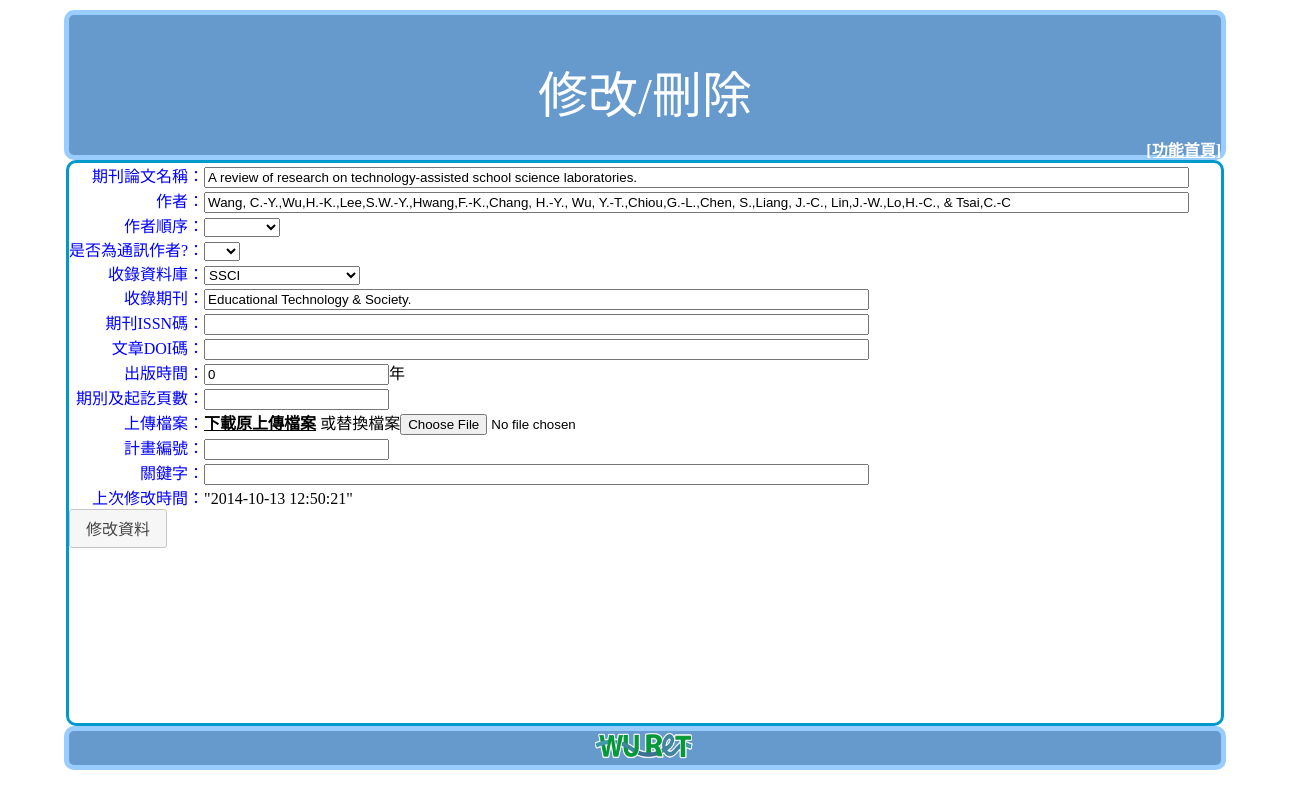
Page /edit/edit1.php?ID=1346 on the committed database.
### tables this page shows
CREATE TABLE IF NOT EXISTS `paper` (
  `ID` int(20) NOT NULL AUTO_INCREMENT,
  `type` varchar(20) NOT NULL,
  `title` varchar(200) NOT NULL,
  `author1` varchar(150) NOT NULL,
  `author2` varchar(16) NOT NULL,
  `author3` varchar(16) NOT NULL,
  `author4` varchar(16) NOT NULL,
  `author5` varchar(16) NOT NULL,
  `authorlist` varchar(16) NOT NULL,
  `authormail` varchar(50) NOT NULL,
  `database` varchar(50) NOT NULL,
  `magazine` varchar(50) NOT NULL,
  `ISSN` varchar(50) NOT NULL,
  `DOI` varchar(50) NOT NULL,
  `year` int(4) NOT NULL,
  `month` int(2) NOT NULL,
  `page` varchar(20) NOT NULL,
  `number` varchar(20) NOT NULL,
  `tag` varchar(150) NOT NULL,
  `meetname` varchar(100) NOT NULL,
  `state` varchar(20) NOT NULL,
  `place` varchar(50) DEFAULT NULL,
  `meetstart` date NOT NULL,
  `meetend` date NOT NULL,
  `testdate` date NOT NULL,
  `from` varchar(20) NOT NULL,
  `study` int(4) NOT NULL,
  `studytype` varchar(20) NOT NULL,
  `bookname` varchar(50) NOT NULL,
  `bookstore` varchar(50) NOT NULL,
  `bookinfo` text NOT NULL,
  `language` varchar(20) NOT NULL,
  `attachment` varchar(150) NOT NULL,
  `update_time` timestamp NOT NULL DEFAULT CURRENT_TIMESTAMP,
  PRIMARY KEY (`ID`)
);

### edit/edit1.php (the view, shortened to what this page needs)
<!DOCTYPE HTML>
<html>
<head>
<link rel="stylesheet" href="../api/reset.css"/>
<link rel="stylesheet" href="../style.css"/>
<link rel="stylesheet" href="api/edit.css"/>
<link rel="stylesheet" href="//ajax.googleapis.com/ajax/libs/jqueryui/1.11.1/themes/redmond/jquery-ui.css">
</head>
<body>
<div id="main">
<div id="top">
  <div id="banner1" style="position:relative;top:40px;text-align:center;font-size:50px;color:white;">修改/刪除
  </div>
  <div id="function" style="width:100%;position:relative;top:50px;text-align:right">
  <a href="../" id="goindex">[功能首頁]</a>
  </div>
</div>
<div id="middle">
	  <?php
       $IIID=$_GET["ID"];
       $get_pic_sql = "SELECT * FROM `paper` WHERE  `ID`='". $IIID."'";
       include('../api/db.php');
	   $get_pic_qry = mysql_query($get_pic_sql, $link) or die(mysql_error());
       $row = mysql_fetch_assoc($get_pic_qry);
       echo '<form name="form" method="post" action="update_finish1.php?ID='.$IIID.'" enctype="multipart/form-data">';
   echo   ' <table  class="detail_table">
        <tr>
          <th align="right" class="table_title" ><p>期刊論文名稱：</p></th>
          <td colspan="5"><input type="text" name="title" value="'.$row['title'].'" size="120"></td>
        </tr>
        <tr>
          <th align="right" class="table_title" >作者：</p></th>
          <td colspan="1"><input type="text" name="author1" value="'.$row['author1'].'" size="120"></td>
        </tr>
        <tr>
          <th align="right" ><p>作者順序：</p></th>
          <td colspan="5">
            <select id="authorlist" name="authorlist" >';
            $arrayName = array( "" ,
                                "第一作者" ,
                                "第二作者" ,
                                "第三作者" ,
                                "其他作者" ,
                               );
            foreach ($arrayName as $key => $value) {
              if($row['authorlist']==$value){
                echo '<option value="'.$value.'" selected>'.$value.'</option>';
              }else{
                echo '<option value="'.$value.'">'.$value.'</option>';
              }
            }
  echo   '  </select>
          </td>
        </tr>
        <tr>
          <th align="right" ><p>是否為通訊作者?：</p></th>
          <td colspan="5">
            <select id="authorlist" name="authormail">';
            $arrayName = array( "" ,
                                "是" ,
                                "否" ,
                               );
            foreach ($arrayName as $key => $value) {
              if($row['authormail']==$value){
                echo '<option value="'.$value.'" selected>'.$value.'</option>';
              }else{
                echo '<option value="'.$value.'">'.$value.'</option>';
              }
            }
  echo   '   </select>
          </td>
        </tr>
        <tr>
          <th align="right" ><p>收錄資料庫：</p></th>
          <td colspan="5">
            <select id="database" name="database" value="'.$row['database'].'">';
             $arrayName = array( "" ,
                                "SCI" ,
                                "SSCI" ,
                                "A&HCI" ,
                                "TSSCI" ,
                                "THCI" ,
                                "EI" ,
                                "科技部認定之核心期刊" ,
                               );
            foreach ($arrayName as $key => $value) {
              if($row['database']==$value){
                echo '<option value="'.$value.'" selected>'.$value.'</option>';
              }else{
                echo '<option value="'.$value.'">'.$value.'</option>';
              }
            }
echo   '   </select>
          </td>
        </tr>
        <tr>
          <th align="right" ><p>收錄期刊：</p></th>
          <td colspan="5"><input type="text" size="80" name="magazine" value="'.$row['magazine'].'"></td>
        </tr>
        <tr>
          <th align="right" ><p>期刊ISSN碼：</p></th>
          <td colspan="5"><input type="text" size="80" name="ISSN" value="'.$row['ISSN'].'"></td>
        </tr>
        <tr>
          <th align="right"><p>文章DOI碼：</p></th>
          <td colspan="5"><input type="text" size="80" name="DOI" value="'.$row['DOI'].'" ></td>
        </tr>
        <tr>
          <th align="right" ><p>出版時間：</p></th>
          <td ><input type="number"  name="year" min="1911" value="'.$row['year'].'">年</td>
        </tr>
        <tr>
          <th align="right" ><p>期別及起訖頁數：</p></th>
          <td colspan="5"><input type="text" name="page" value="'.$row['page'].'"></td>
        </tr>
        <tr>';
        $filefile=explode ('..',$row['attachment']);
        $filestyle=explode ('.',$filefile[1]);
        $filename=explode ('file/',$filestyle[0]);
        if($filestyle[1]==''){
          echo '
          <th align="right" ><p>上傳檔案：</p></td>
          <td colspan="5"><input type="file" name="myfile" size="50" value="'.$row['attachment'].'">
            <input type="text" name="fileSN" value="'.$filename[1].'" style="display: none;"></td>
          ';
        }else{
          $tttt='<a class="btn" type="button" href="'.$row['attachment'].'" style="color: #000;">下載原上傳檔案</a><span> 或替換檔案</span>';
          echo '
          <th align="right" ><p>上傳檔案：</p></td>
          <td colspan="5">'.$tttt.'<input type="file" name="myfile" size="50" value="'.$row['attachment'].'">
              <input type="text" name="fileSN" value="'.$filename[1].'" style="display: none;"></td>
          </td>
          ';
        }
        echo '
        </tr>
        <tr>
          <th align="right" ><p>計畫編號：</p></th>
          <td colspan="5"><input type="text" name="number" value="'.$row['number'].'"></td>
        </tr>
        <tr>
          <th align="right" ><p>關鍵字：</p></th>
          <td colspan="5"><input type="text" name="tag" value="'.$row['tag'].'" size=80></td>
        </tr>
        <tr>
          <th align="right" class="table_title" ><p>上次修改時間：</p></th>
          <td colspan="5">"'.$row['update_time'].'"</td>
        </tr>
      </table>
      ';
	  ?>
      <input type="submit" value="修改資料" onclick="return(confirm('確認要修改資料嗎？'))">
</div>
 <?php
include('../footer.php');
?>
</div>
</body>
</html>

### style.css (style rules this page uses)
html { height:100%; }
body { height:100%; }
#main { position:relative; font: 16px '微軟正黑體'; margin: 0 auto; width:1280px; height:100%; }
#top { position: relative; margin: 0 auto; border-radius: 10px 10px 10px 10px; height:140px; background-color: #6699CC; border-right:5px solid #99CCFF; border-left:5px solid #99CCFF; border-top:5px solid #99CCFF; border-bottom:5px solid #99CCFF; margin-top: 10px; width: 90%; }
#middle { position: relative; margin: 0 auto; min-height:560px; border-right:3px solid #0099cc; border-left:3px solid #0099cc; border-top:3px solid #0099cc; border-bottom:3px solid #0099cc; border-radius: 10px 10px 10px 10px; width: 90%; }
a:link { color: white; font-weight: bold; }

### edit/api/edit.css (style rules this page uses)
th { color:blue; white-space:nowrap; }

### rows in the picture
paper: title "A review of research on technology-assisted school science laboratories.", author1 "Wang, C.-Y.,Wu,H.-K.,Lee,S.W.-Y.,Hwang,F.-K.,Chang, H.-Y., Wu, Y.-T.,Chiou,G.-L.,Chen, S.,Liang, J.-C., Lin,J.-W.,Lo,H.-C., & Tsai,C.-C", database "SSCI", magazine "Educational Technology & Society.", year "0", update_time "2014-10-13 12:50:21"
